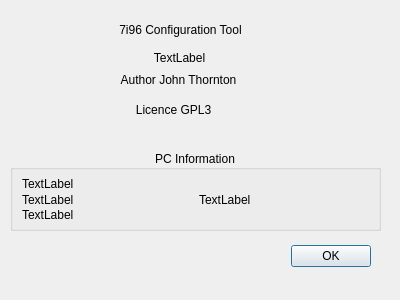
<?xml version="1.0" encoding="UTF-8"?>
<ui version="4.0">
 <class>about</class>
 <widget class="QDialog" name="about">
  <property name="geometry">
   <rect>
    <x>0</x>
    <y>0</y>
    <width>400</width>
    <height>300</height>
   </rect>
  </property>
  <property name="windowTitle">
   <string>About</string>
  </property>
  <widget class="QDialogButtonBox" name="buttonBox">
   <property name="geometry">
    <rect>
     <x>30</x>
     <y>240</y>
     <width>341</width>
     <height>32</height>
    </rect>
   </property>
   <property name="orientation">
    <enum>Qt::Horizontal</enum>
   </property>
   <property name="standardButtons">
    <set>QDialogButtonBox::Ok</set>
   </property>
  </widget>
  <widget class="QLabel" name="label">
   <property name="geometry">
    <rect>
     <x>100</x>
     <y>20</y>
     <width>161</width>
     <height>20</height>
    </rect>
   </property>
   <property name="text">
    <string>7i96 Configuration Tool</string>
   </property>
   <property name="alignment">
    <set>Qt::AlignCenter</set>
   </property>
  </widget>
  <widget class="QLabel" name="versionLB">
   <property name="geometry">
    <rect>
     <x>150</x>
     <y>50</y>
     <width>59</width>
     <height>15</height>
    </rect>
   </property>
   <property name="text">
    <string>TextLabel</string>
   </property>
   <property name="alignment">
    <set>Qt::AlignCenter</set>
   </property>
  </widget>
  <widget class="QLabel" name="label_2">
   <property name="geometry">
    <rect>
     <x>98</x>
     <y>70</y>
     <width>161</width>
     <height>20</height>
    </rect>
   </property>
   <property name="text">
    <string>Author John Thornton</string>
   </property>
   <property name="alignment">
    <set>Qt::AlignCenter</set>
   </property>
  </widget>
  <widget class="QLabel" name="label_3">
   <property name="geometry">
    <rect>
     <x>108</x>
     <y>100</y>
     <width>131</width>
     <height>20</height>
    </rect>
   </property>
   <property name="text">
    <string>Licence GPL3</string>
   </property>
   <property name="alignment">
    <set>Qt::AlignCenter</set>
   </property>
  </widget>
  <widget class="QGroupBox" name="groupBox">
   <property name="geometry">
    <rect>
     <x>10</x>
     <y>150</y>
     <width>371</width>
     <height>81</height>
    </rect>
   </property>
   <property name="title">
    <string>PC Information</string>
   </property>
   <property name="alignment">
    <set>Qt::AlignCenter</set>
   </property>
   <layout class="QGridLayout" name="gridLayout">
    <item row="0" column="0">
     <widget class="QLabel" name="systemLB">
      <property name="text">
       <string>TextLabel</string>
      </property>
     </widget>
    </item>
    <item row="1" column="0">
     <widget class="QLabel" name="releaseLB">
      <property name="text">
       <string>TextLabel</string>
      </property>
     </widget>
    </item>
    <item row="1" column="1">
     <widget class="QLabel" name="bitsLB">
      <property name="text">
       <string>TextLabel</string>
      </property>
     </widget>
    </item>
    <item row="2" column="0">
     <widget class="QLabel" name="machineLB">
      <property name="text">
       <string>TextLabel</string>
      </property>
     </widget>
    </item>
   </layout>
  </widget>
 </widget>
 <resources/>
 <connections>
  <connection>
   <sender>buttonBox</sender>
   <signal>accepted()</signal>
   <receiver>about</receiver>
   <slot>accept()</slot>
   <hints>
    <hint type="sourcelabel">
     <x>248</x>
     <y>254</y>
    </hint>
    <hint type="destinationlabel">
     <x>157</x>
     <y>274</y>
    </hint>
   </hints>
  </connection>
  <connection>
   <sender>buttonBox</sender>
   <signal>rejected()</signal>
   <receiver>about</receiver>
   <slot>reject()</slot>
   <hints>
    <hint type="sourcelabel">
     <x>316</x>
     <y>260</y>
    </hint>
    <hint type="destinationlabel">
     <x>286</x>
     <y>274</y>
    </hint>
   </hints>
  </connection>
 </connections>
</ui>
